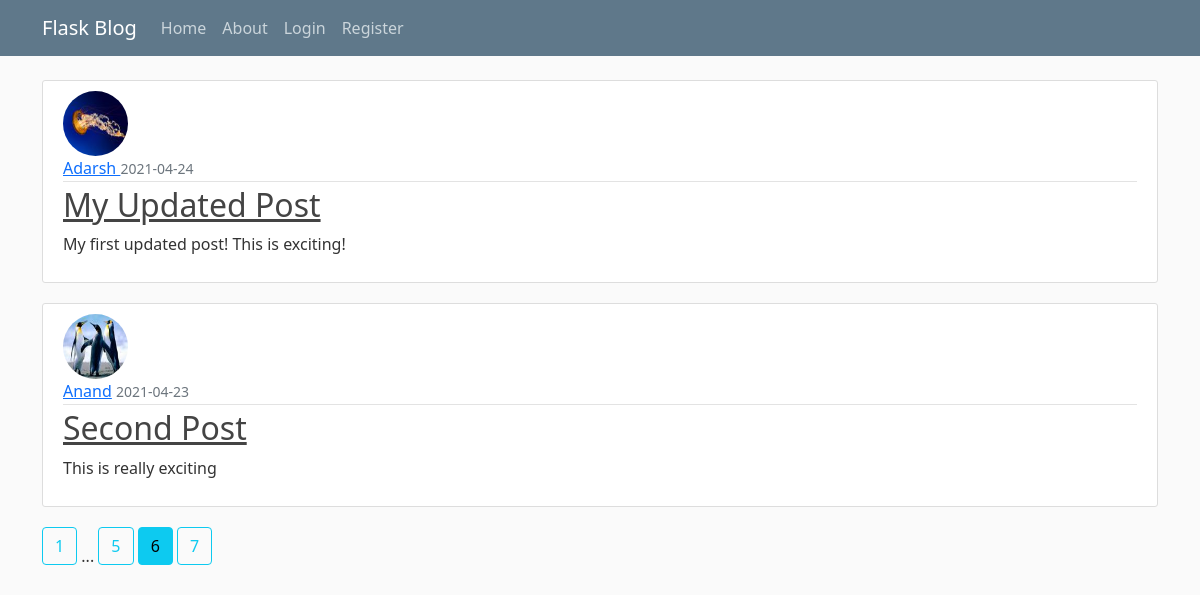
Screenshot of /home?page=6 with the database file from the repository.
### demo/models.py (models this page shows, shortened)
class Post(db.Model):
    id = db.Column(db.Integer, primary_key=True)
    title = db.Column(db.String(100), nullable=False)
    date_posted = db.Column(db.DateTime, nullable=False, default=datetime.utcnow)
    content = db.Column(db.Text, nullable=False)
    user_id = db.Column(db.Integer, db.ForeignKey('user.id'), nullable=False)

class User(db.Model, UserMixin):
    id = db.Column(db.Integer, primary_key=True)
    username = db.Column(db.String(15), unique=True, nullable=False)
    email = db.Column(db.String(100), unique=True, nullable=False)
    image_file = db.Column(db.String(60), nullable=False, default='default.jpg')
    password = db.Column(db.String(60), nullable=False)
    posts = db.relationship('Post', backref='author', lazy=True)

### demo/main/routes.py (the view)
@main.route("/")
@main.route("/home")
def home():
    page = request.args.get('page', 1, int)
    posts = Post.query.order_by(Post.date_posted.desc()).paginate(page=page, per_page=2)
    return render_template('home.html', posts=posts)

### demo/templates/home.html
{% extends "layout.html" %}
{% block content %}
	{% for post in posts.items %}
		<article class="media content-section">
          <img class="rounded-circle article-img" src="{{ url_for('static', filename='profile_pics/' + post.author.image_file) }}">
          <div class="media-body">
            <div class="article-metadata">
              <a class="mr-2" href="{{ url_for('users.user_posts', username= post.author.username) }}">{{ post.author.username }}</a>
              <small class="text-muted">{{ post.date_posted.strftime('%Y-%m-%d') }}</small>
            </div>
            <h2><a class="article-title" href="{{ url_for('posts.post', post_id=post.id) }}">{{ post.title }}</a></h2>
            <p class="article-content">{{ post.content }}</p>
          </div>
        </article>
	{% endfor %}
  {% for page_num in posts.iter_pages(left_edge=1, right_edge=1, left_current=1, right_current=2) %}
    {% if page_num %}
      {% if posts.page == page_num %}
        <a class="btn btn-info mb-4" href="{{ url_for('main.home', page=page_num) }}">{{ page_num }}</a>
      {% else %}
        <a class="btn btn-outline-info mb-4" href="{{ url_for('main.home', page=page_num) }}">{{ page_num }}</a>
      {% endif %}
    {% else %}
      ...
    {% endif %}
  {% endfor %}
{% endblock %}

### demo/static/main.css (style rules this page uses)
body { background: #fafafa; color: #333333; margin-top: 5rem; }
h1, h2, h3, h4, h5, h6 { color: #444444; }
.content-section { background: #ffffff; padding: 10px 20px; border: 1px solid #dddddd; border-radius: 3px; margin-bottom: 20px; }
.article-title { color: #444444; }
.article-content { white-space: pre-line; }
.article-img { height: 65px; width: 65px; margin-right: 16px; }
.article-metadata { padding-bottom: 1px; margin-bottom: 4px; border-bottom: 1px solid #e3e3e3 }

### rows the page displays
Post: image_file (picture), author.username "Adarsh", date_posted "2021-04-24", title "My Updated Post", content "My first updated post! This is exciting!"
Post: image_file (picture), author.username "Anand", date_posted "2021-04-23", title "Second Post", content "This is really exciting"

### other values shown
{{ page_num }} "1" "5" "7"
{{ page_num }} "6"
